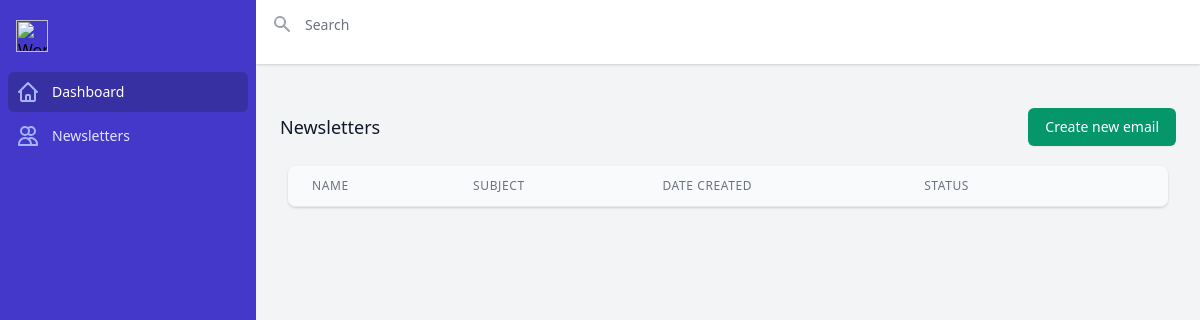
Page /dashboard/list/ on the earlier database version.
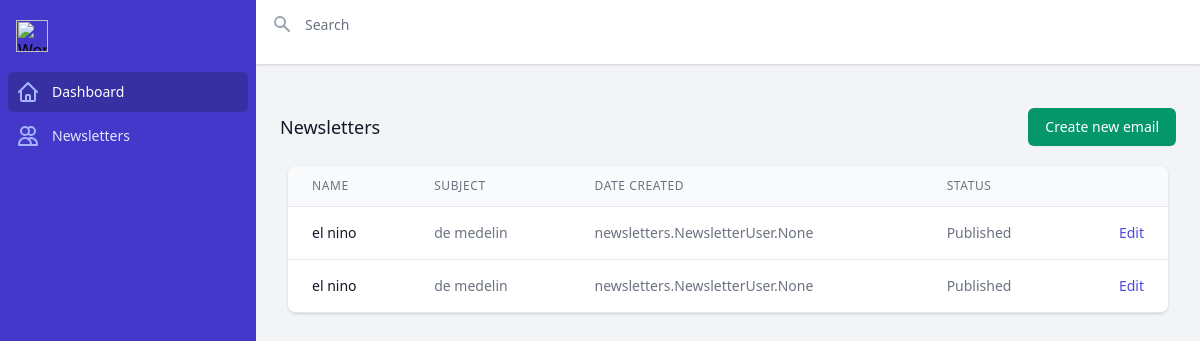
Same page on the later database version.
### newsletters/models.py (models this page shows, shortened)
class Newsletter(models.Model):
    EMAIL_STATUS_CHOICES = (
        ('Draft', 'Draft'),
        ('Published', 'Published')
    )
    name = models.CharField(max_length=250)
    subject = models.CharField(max_length=250)
    body = models.TextField(blank=True, null=True)
    email = models.ManyToManyField(NewsletterUser)
    created = models.DateTimeField(auto_now_add=True)
    status = models.CharField(max_length=10, choices=EMAIL_STATUS_CHOICES)
    class Meta:
        ordering = ('-created',)

### dashboard/views.py (the view)
# urls.py: path('list/',NewslettersDashboardHomeView.as_view(),name="list"),
class NewslettersDashboardHomeView(View):
    def get(self, request, *args, **kwargs):
        newsletters=Newsletter.objects.all()
        context={
            'newsletters':newsletters
        }
        return render(request, 'dashboard/list.html', context)

### templates/dashboard/list.html (shortened to what the changed rows need)
{% extends 'base.html' %}
{% block content %}
<div class="h-screen flex overflow-hidden bg-gray-100">
  <div class="flex flex-col w-0 flex-1 overflow-hidden">
    <main class="flex-1 relative overflow-y-auto focus:outline-none">
      <div class="py-6">
        <div class="max-w-7xl mx-auto px-4 sm:px-6 md:px-8">
          <div class="flex flex-col">
            <div class="-my-2 overflow-x-auto sm:-mx-6 lg:-mx-8">
              <div class="py-2 align-middle inline-block min-w-full sm:px-6 lg:px-8">
                <div class="shadow overflow-hidden border-b border-gray-200 sm:rounded-lg">
                  <table class="min-w-full divide-y divide-gray-200">
                    <thead class="bg-gray-50">
                      <tr>
                        <th scope="col" class="px-6 py-3 text-left text-xs font-medium text-gray-500 uppercase tracking-wider">
                          Name
                        </th>
                        <th scope="col" class="px-6 py-3 text-left text-xs font-medium text-gray-500 uppercase tracking-wider">
                          Subject
                        </th>
                        <th scope="col" class="px-6 py-3 text-left text-xs font-medium text-gray-500 uppercase tracking-wider">
                          Date Created
                        </th>
                        <th scope="col" class="px-6 py-3 text-left text-xs font-medium text-gray-500 uppercase tracking-wider">
                          Status
                        </th>
                        <th scope="col" class="relative px-6 py-3">
                        </th>
                      </tr>
                    </thead>
                    <tbody class="bg-white divide-y divide-gray-200">
                      {% for newsletter in newsletters %}
                        <tr>
                          <td class="px-6 py-4 whitespace-nowrap text-sm font-medium text-gray-900">
                            {{newsletter.name}}
                          </td>
                          <td class="px-6 py-4 whitespace-nowrap text-sm text-gray-500">
                            {{newsletter.subject}}
                          </td>
                          <td class="px-6 py-4 whitespace-nowrap text-sm text-gray-500">
                            {{newsletter.email}}
                          </td>
                          <td class="px-6 py-4 whitespace-nowrap text-sm text-gray-500">
                            {{newsletter.status}}
                          </td>
                          <td class="px-6 py-4 whitespace-nowrap text-right text-sm font-medium">
                            <a href="#" class="text-indigo-600 hover:text-indigo-900">Edit</a>
                          </td>
                        </tr>
                      {% endfor %}
                    </tbody>
                  </table>
                </div>
              </div>
            </div>
          </div>
        </div>
      </div>
    </main>
  </div>
</div>
{% endblock content %}

Differences in the rows shown:
added Newsletter: name "el nino", subject "de medelin", email "newsletters.NewsletterUser.None", status "Published"
added Newsletter: name "el nino", subject "de medelin", email "newsletters.NewsletterUser.None", status "Published"
